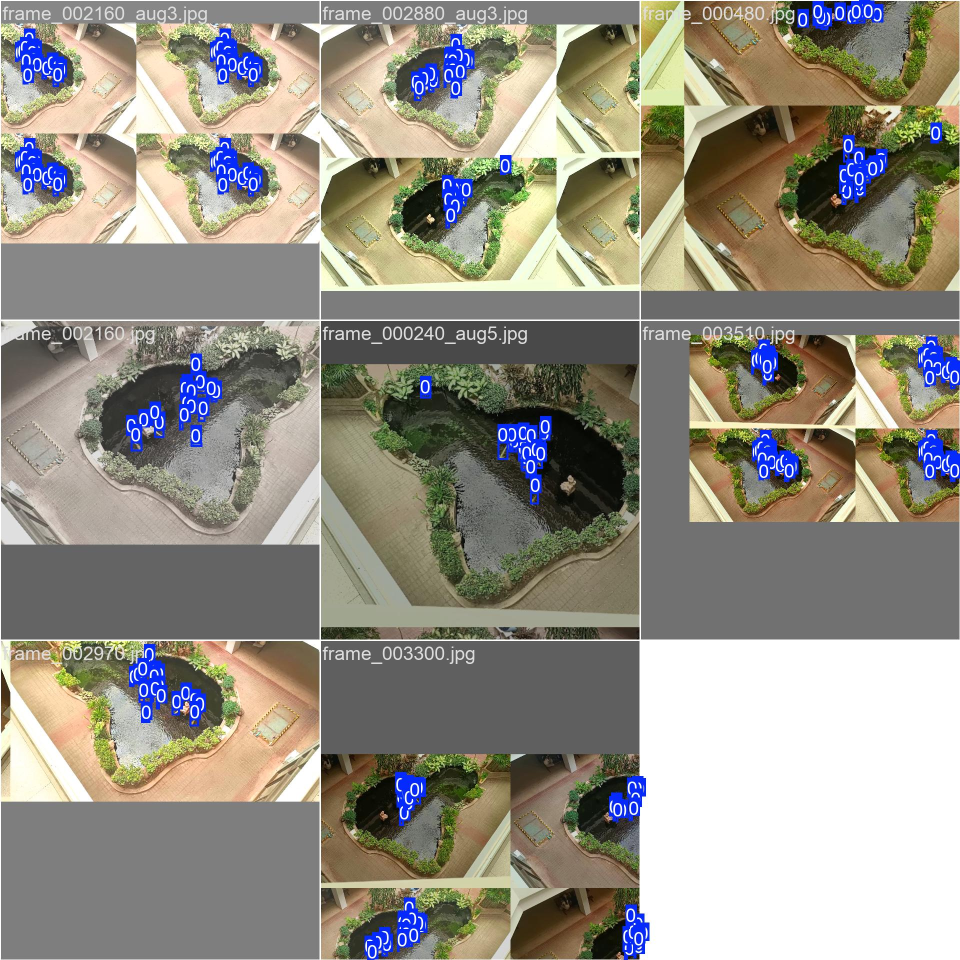
#> input picture MODEL_train/model/exp_real_e20_b8/train_batch0.jpg, 1920 x 1920 px, given in place of VID_20260302_132743.mp4, which was not available (shown at 1/2 size)
$ jupyter execute --allow-errors label_data.ipynb   (text cells are left out)
#> lines starting #> are read from the running program, lines starting #| are printed output that depends on the picture; pictures that were not available may be replaced by others from this repository, and a replacement may not be noted
[cell 1]
print('test')

[cell 2]
# VIDEO_PATH = r"video_real_data/VID_20260302_132743.mp4" - 1500

[cell 3]
import cv2
import os
import numpy as np
from pathlib import Path

# ===================== CONFIG =====================
VIDEO_PATH = r"video_real_data/VID_20260302_132743.mp4"
OUTPUT_DIR = r"real_data"
EXTRACT_EVERY_N = 60   # ดึงทุก N เฟรม (1 = ทุกเฟรม, 3 = ทุก 3 เฟรม)
CLASS_ID = 0           # fish class
ZOOM_STEP = 0.2        # ขนาดการซูมแต่ละครั้ง
ZOOM_MAX  = 5.0
ZOOM_MIN  = 1.0
# ==================================================

# ---- Folder structure (YOLO) ----
img_dir = Path(OUTPUT_DIR) / "images" / "train"
lbl_dir = Path(OUTPUT_DIR) / "labels" / "train"
img_dir.mkdir(parents=True, exist_ok=True)
lbl_dir.mkdir(parents=True, exist_ok=True)

# ---- Global state ----
drawing   = False
start_x = start_y = 0
cur_x   = cur_y   = 0
boxes     = []        # [x1,y1,x2,y2] ใน coordinate ของภาพต้นฉบับ
frame_orig = None

frame_index = 0
frames_seen = {}      # frame_index -> (img_path, lbl_path, boxes)

# ---- Zoom state ----
zoom_scale  = 1.0     # zoom ปัจจุบัน
zoom_cx     = 0.5     # จุดศูนย์กลางซูม (0-1) แกน X
zoom_cy     = 0.5     # จุดศูนย์กลางซูม (0-1) แกน Y

WINDOW = "Koi Labeler"


# ============================================================
# Zoom helpers  -  แปลง coordinate ระหว่าง display <-> original
# ============================================================
def get_zoom_region(img_h, img_w):
    """คืน (x1,y1,x2,y2) ของ region ที่แสดงบนหน้าจอ (ใน pixel ต้นฉบับ)"""
    view_w = img_w / zoom_scale
    view_h = img_h / zoom_scale
    cx_px  = zoom_cx * img_w
    cy_px  = zoom_cy * img_h
    x1 = int(np.clip(cx_px - view_w / 2, 0, img_w - view_w))
    y1 = int(np.clip(cy_px - view_h / 2, 0, img_h - view_h))
    x2 = int(x1 + view_w)
    y2 = int(y1 + view_h)
    return x1, y1, x2, y2


# [18 lines left out: functions display_to_orig, orig_to_display, not called in this run]


def apply_zoom(img, disp_w, disp_h):
    """ตัด region แล้ว resize ให้เต็มหน้าต่าง"""
    h, w = img.shape[:2]
    rx1, ry1, rx2, ry2 = get_zoom_region(h, w)
    cropped = img[ry1:ry2, rx1:rx2]
    return cv2.resize(cropped, (disp_w, disp_h), interpolation=cv2.INTER_LINEAR)


# ============================================================
# Mouse callback  (coordinate ที่รับมาคือ display coordinate)
# ============================================================
# [54 lines left out: function mouse_cb, not called in this run]


# ============================================================
# Draw overlay บน display frame (ซูมแล้ว)
# ============================================================
def draw_overlay(img, frame_idx, total, saved_count, disp_w, disp_h):
    img_h, img_w = img.shape[:2]

    # Apply zoom ก่อน
    vis = apply_zoom(img, disp_w, disp_h)

    # วาดกรอบที่ confirm แล้ว
    for b in boxes:
        dx1, dy1 = orig_to_display(b[0], b[1], img_h, img_w, disp_w, disp_h)
        dx2, dy2 = orig_to_display(b[2], b[3], img_h, img_w, disp_w, disp_h)
        if dx2 > 0 and dy2 > 0 and dx1 < disp_w and dy1 < disp_h:
            cv2.rectangle(vis, (dx1, dy1), (dx2, dy2), (0, 255, 80), 2)
            cv2.putText(vis, "fish", (dx1, max(dy1 - 6, 12)),
                        cv2.FONT_HERSHEY_SIMPLEX, 0.5, (0, 255, 80), 1)

    # กรอบที่กำลังวาด
    if drawing:
        dx1, dy1 = orig_to_display(min(start_x, cur_x), min(start_y, cur_y), img_h, img_w, disp_w, disp_h)
        dx2, dy2 = orig_to_display(max(start_x, cur_x), max(start_y, cur_y), img_h, img_w, disp_w, disp_h)
        cv2.rectangle(vis, (dx1, dy1), (dx2, dy2), (0, 200, 255), 2)

    # Zoom indicator (มุมขวาบน)
    if zoom_scale > 1.0:
        zoom_txt = f"ZOOM x{zoom_scale:.1f}"
        (tw, th), _ = cv2.getTextSize(zoom_txt, cv2.FONT_HERSHEY_SIMPLEX, 0.6, 2)
        cv2.rectangle(vis, (disp_w - tw - 16, 6), (disp_w - 6, 32), (30, 30, 30), -1)
        cv2.putText(vis, zoom_txt, (disp_w - tw - 10, 26),
                    cv2.FONT_HERSHEY_SIMPLEX, 0.6, (0, 220, 255), 2)

    # Header bar
    cv2.rectangle(vis, (0, 0), (disp_w, 38), (20, 20, 20), -1)
    info = (f"Frame {frame_idx}/{total}  |  Boxes: {len(boxes)}  |  Saved: {saved_count}"
            f"  |  [S/Spc]=Save  [D/->]=Skip  [A/<-]=Back  [Z]=Undo  [Scroll]=Zoom  [Mid+drag]=Pan  [R]=Reset zoom  [Q/ESC]=Quit")
    cv2.putText(vis, info, (8, 26), cv2.FONT_HERSHEY_SIMPLEX, 0.42, (200, 200, 200), 1)

    return vis


# ============================================================
# Save เฟรม + label (บันทึกภาพต้นฉบับ full resolution ทันที)
# ============================================================
# [39 lines left out: functions save_frame, load_boxes_from_file, not called in this run]


# ============================================================
# สร้าง data.yaml
# ============================================================
def write_yaml():
    yaml_path = Path(OUTPUT_DIR) / "data.yaml"
    content = (
        f"path: {OUTPUT_DIR}\n"
        f"train: images/train\n"
        f"val:   images/train\n\n"
        f"nc: 1\n"
        f"names: ['fish']\n"
    )
    with open(yaml_path, "w") as f:
        f.write(content)
    print(f"[OK] data.yaml -> {yaml_path}")


# ============================================================
# MAIN
# ============================================================
def main():
    global boxes, frame_orig, frame_index
    global zoom_scale, zoom_cx, zoom_cy
    global drawing, start_x, start_y, cur_x, cur_y

    cap = cv2.VideoCapture(VIDEO_PATH)
    if not cap.isOpened():
        print(f"[X] เปิดวิดีโอไม่ได้: {VIDEO_PATH}")
        return

    total_frames = int(cap.get(cv2.CAP_PROP_FRAME_COUNT))
    saved_count  = 0

    cv2.namedWindow(WINDOW, cv2.WINDOW_NORMAL)
    cv2.resizeWindow(WINDOW, 1280, 720)

    # mouse_param = [disp_w, disp_h, pan_start]
    mouse_param = [1280, 720, None]
    cv2.setMouseCallback(WINDOW, mouse_cb, mouse_param)

    # ---- frame cache ----
    frame_cache = {}

    # ---- ล้าง state ทั้งหมดให้สะอาด (ป้องกัน box เก่าหลุดมา) ----
    global boxes, frames_seen
    boxes       = []
    frames_seen = {}

    def get_frame(idx):
        if idx in frame_cache:
            return frame_cache[idx]
        cap.set(cv2.CAP_PROP_POS_FRAMES, idx)
        ret, f = cap.read()
        if ret:
            frame_cache[idx] = f.copy()
            return f
        return None

    def reset_zoom():
        global zoom_scale, zoom_cx, zoom_cy
        zoom_scale = 1.0
        zoom_cx    = 0.5
        zoom_cy    = 0.5

    def go_to_frame(idx):
        global frame_orig, boxes
        frame_orig = get_frame(idx)
        if frame_orig is None:
            return False
        h, w = frame_orig.shape[:2]
        lp = str(lbl_dir / f"frame_{idx:06d}.txt")
        # โหลด label เฉพาะเฟรมที่ save ไปแล้วใน session นี้เท่านั้น
        # ป้องกัน label เก่าจากวิดีโออื่นหลุดเข้ามา
        if idx in frames_seen:
            boxes = load_boxes_from_file(lp, w, h)
        else:
            boxes = []
        reset_zoom()
        return True

    # ---- เริ่มต้น ----
    frame_index = 0
    if not go_to_frame(frame_index):
#> in get_frame, f is the input picture: shape (1920, 1920, 3); mean B, G, R 132.9, 144.7, 148.7
        print("[X] อ่านเฟรมแรกไม่ได้")
        return

    print(f"[OK] วิดีโอ: {total_frames} เฟรม  |  output -> {OUTPUT_DIR}")
    print("     Scroll = Zoom in/out   Middle+drag = Pan   R = Reset zoom")
    print("     S/Space = บันทึก   D/-> = ข้าม   A/<- = ย้อนกลับ   Z = ลบกรอบล่าสุด   Q/ESC = ออก")

    while True:
        if frame_orig is None:
            print("[OK] วิดีโอหมดแล้ว")
            break

        # อัพเดต display size จริง (user resize window)
        try:
            rect = cv2.getWindowImageRect(WINDOW)
            disp_w = max(rect[2], 320)
            disp_h = max(rect[3], 240)
        except Exception:
            disp_w, disp_h = 1280, 720
        mouse_param[0] = disp_w
        mouse_param[1] = disp_h

        vis = draw_overlay(frame_orig, frame_index, total_frames, saved_count, disp_w, disp_h)
#> in apply_zoom, `return cv2.resize(cropped, (disp_w, disp_h), interpolation=cv2.INTER_L..`:
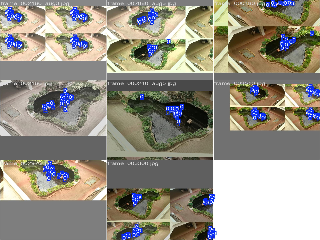
#> returned value: shape (240, 320, 3); mean of channels 0, 1, 2 132.2, 144.1, 148.1; drawn as B, G, R
#> in draw_overlay, `cv2.putText(vis, info, (8, 26), cv2.FONT_HERSHEY_SIMPLEX, 0.42, (200, ..`:
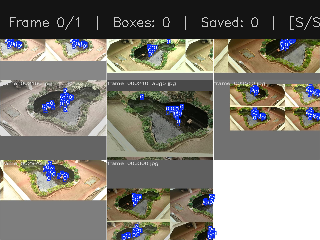
#> vis: shape (240, 320, 3); mean B, G, R 115.1, 123.8, 126.7
        cv2.imshow(WINDOW, vis)
        key = cv2.waitKey(20) & 0xFF
#> (key q is pressed here)

        # ---- Quit ----
        if key in (27, ord('q')):
            print("ออกจากโปรแกรม")
            break

        # ---- Undo box ----
        elif key == ord('z'):
            if boxes:
                boxes.pop()

        # ---- Reset zoom ----
        elif key == ord('r'):
            reset_zoom()

        # ---- Save + Next ----
        elif key in (ord('s'), ord(' ')):
            img_path, lbl_path = save_frame(frame_orig, frame_index, boxes)
            frames_seen[frame_index] = (img_path, lbl_path, list(boxes))
            saved_count += 1
            print(f"  [saved] frame {frame_index:06d}  boxes={len(boxes)}  -> {img_path}")

            next_idx = frame_index + EXTRACT_EVERY_N
            if next_idx >= total_frames:
                print("[OK] ถึงเฟรมสุดท้ายแล้ว")
                break
            frame_index = next_idx
            go_to_frame(frame_index)

        # ---- Skip (ไม่ save) ----
        elif key in (ord('d'), 83):   # 83 = arrow right
            next_idx = frame_index + EXTRACT_EVERY_N
            if next_idx >= total_frames:
                print("[OK] ถึงเฟรมสุดท้ายแล้ว")
                break
            frame_index = next_idx
            go_to_frame(frame_index)

        # ---- Back ----
        elif key in (ord('a'), 81):   # 81 = arrow left
            prev_idx = max(frame_index - EXTRACT_EVERY_N, 0)
            frame_index = prev_idx
            go_to_frame(frame_index)
            print(f"  [back] frame {frame_index:06d}  boxes={len(boxes)}")

    cap.release()
    cv2.destroyAllWindows()

    write_yaml()
    print(f"\n[OK] เสร็จ! บันทึกทั้งหมด {saved_count} เฟรม")
    print(f"     images -> {img_dir}")
    print(f"     labels -> {lbl_dir}")
    print(f"\n--- Fine-tune command ---")
    print(f"yolo detect train data={OUTPUT_DIR}/data.yaml model=best.pt epochs=50 imgsz=640 batch=16")


if __name__ == "__main__":
    main()

$ run again, on MODEL_train/model/exp_real_e20_b8/train_batch1.jpg
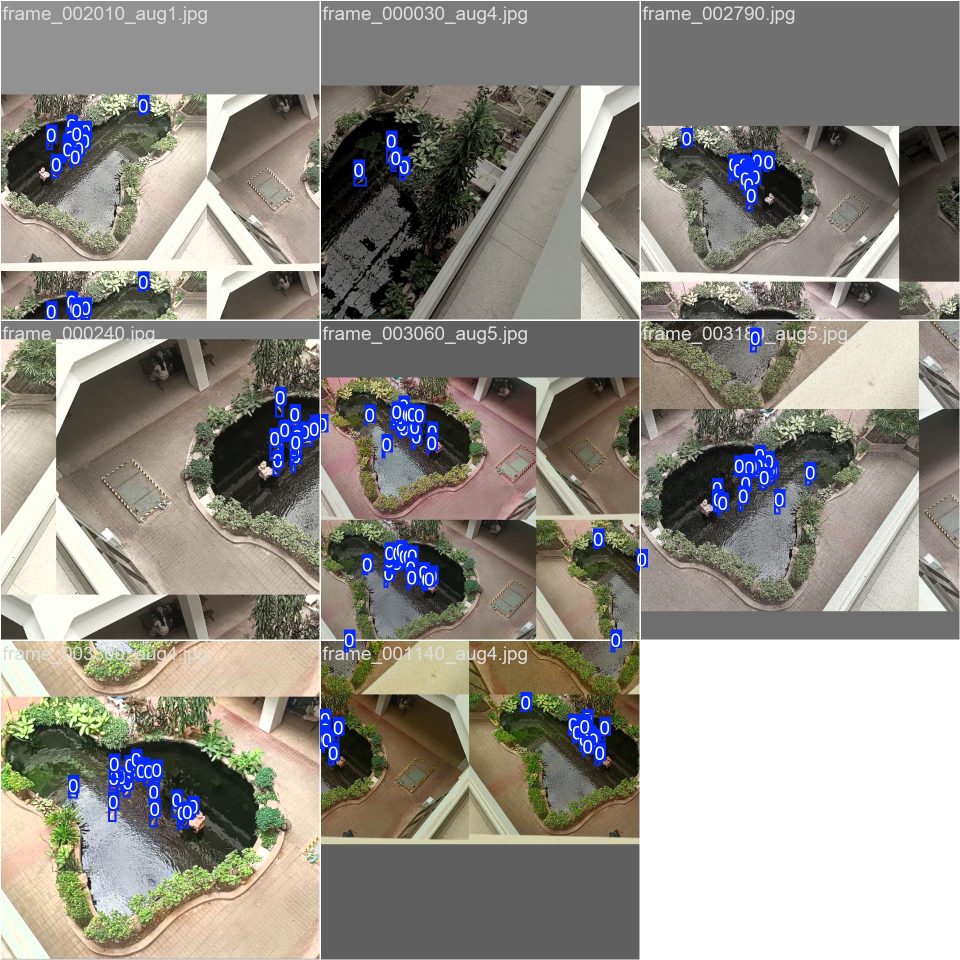
#> input picture MODEL_train/model/exp_real_e20_b8/train_batch1.jpg, 1920 x 1920 px, given in place of VID_20260302_132743.mp4, which was not available (shown at 1/2 size)
#> in get_frame, f is the input picture: shape (1920, 1920, 3); mean B, G, R 134.7, 141.7, 145
#> in apply_zoom, `return cv2.resize(cropped, (disp_w, disp_h), interpolation=cv2.INTER_L..`:
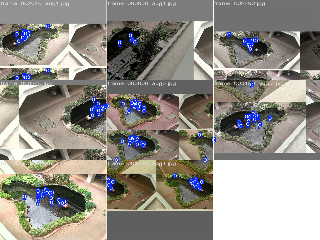
#> returned value: shape (240, 320, 3); mean of channels 0, 1, 2 134.3, 141.3, 144.6; drawn as B, G, R
#> in draw_overlay, `cv2.putText(vis, info, (8, 26), cv2.FONT_HERSHEY_SIMPLEX, 0.42, (200, ..`:
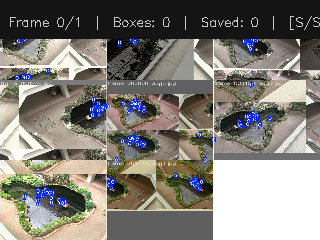
#> vis: shape (240, 320, 3); mean B, G, R 119.2, 126, 129.2

$ run again, on MODEL_train/model/exp_real_e20_b8/train_batch2.jpg
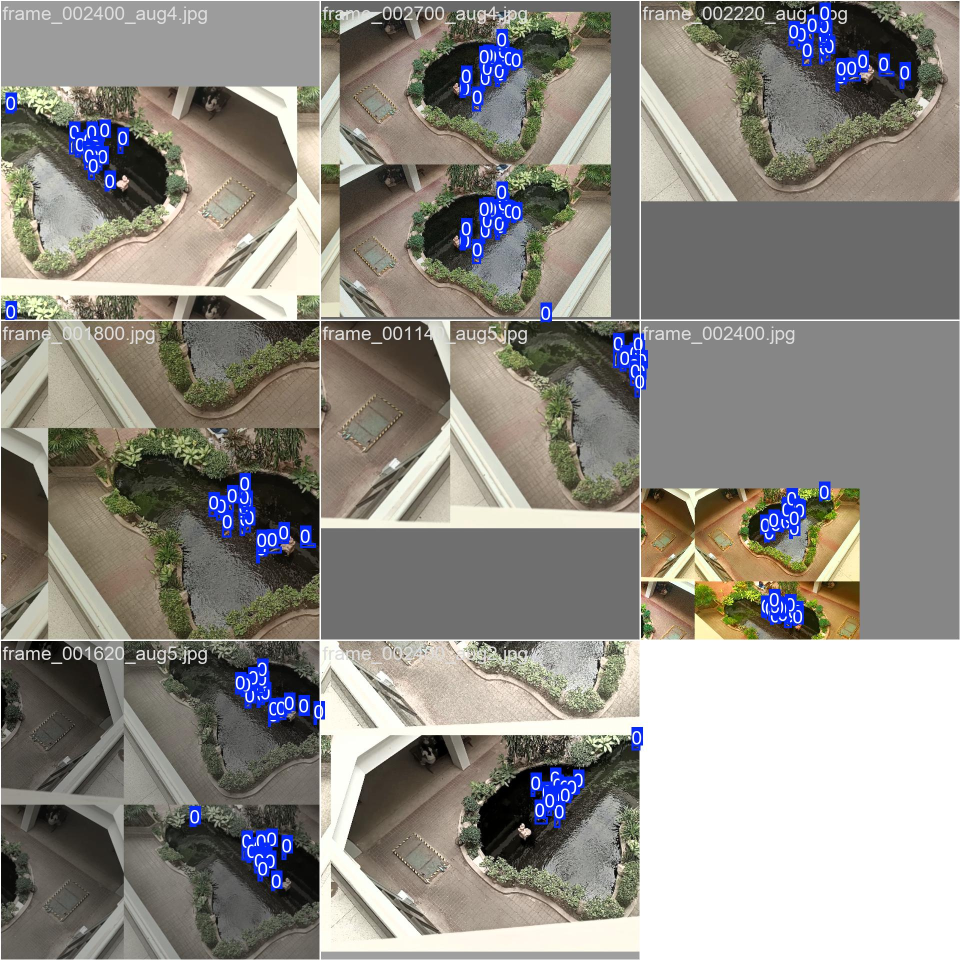
#> input picture MODEL_train/model/exp_real_e20_b8/train_batch2.jpg, 1920 x 1920 px, given in place of VID_20260302_132743.mp4, which was not available (shown at 1/2 size)
#> in get_frame, f is the input picture: shape (1920, 1920, 3); mean B, G, R 133.8, 140.1, 143
#> in apply_zoom, `return cv2.resize(cropped, (disp_w, disp_h), interpolation=cv2.INTER_L..`:
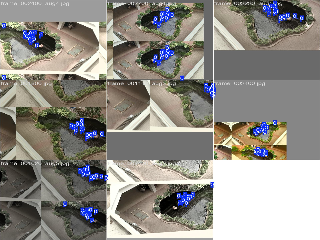
#> returned value: shape (240, 320, 3); mean of channels 0, 1, 2 133.2, 139.5, 142.4; drawn as B, G, R
#> in draw_overlay, `cv2.putText(vis, info, (8, 26), cv2.FONT_HERSHEY_SIMPLEX, 0.42, (200, ..`:
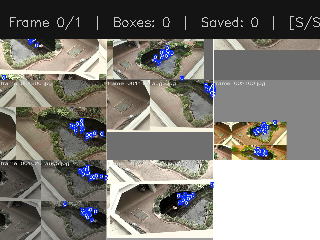
#> vis: shape (240, 320, 3); mean B, G, R 117.9, 123.6, 126.2

$ run again, on MODEL_train/model/exp_real_e20_b8/train_batch230.jpg
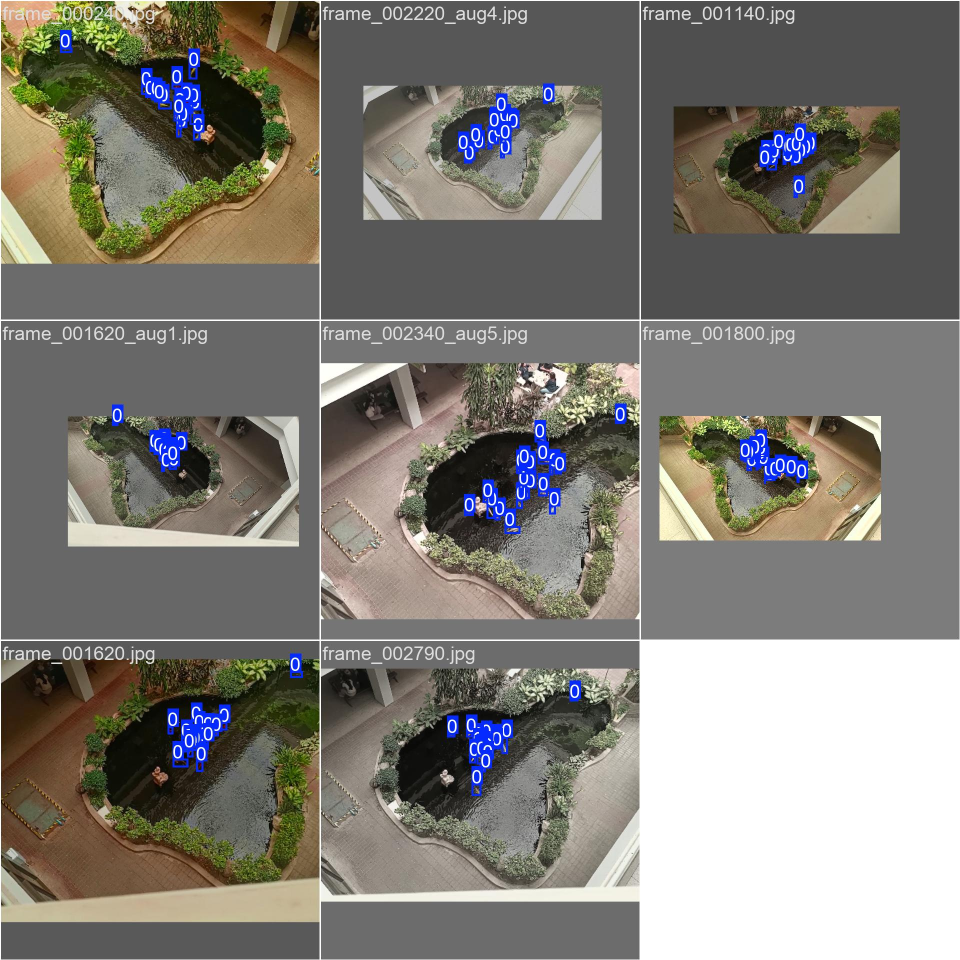
#> input picture MODEL_train/model/exp_real_e20_b8/train_batch230.jpg, 1920 x 1920 px, given in place of VID_20260302_132743.mp4, which was not available (shown at 1/2 size)
#> in get_frame, f is the input picture: shape (1920, 1920, 3); mean B, G, R 117, 124, 127.1
#> in apply_zoom, `return cv2.resize(cropped, (disp_w, disp_h), interpolation=cv2.INTER_L..`:
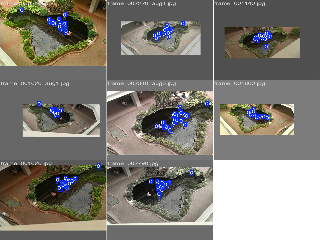
#> returned value: shape (240, 320, 3); mean of channels 0, 1, 2 116.4, 123.4, 126.5; drawn as B, G, R
#> in draw_overlay, `cv2.putText(vis, info, (8, 26), cv2.FONT_HERSHEY_SIMPLEX, 0.42, (200, ..`:
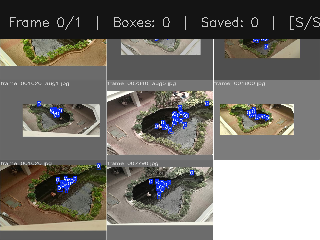
#> vis: shape (240, 320, 3); mean B, G, R 107.5, 113, 115.9
